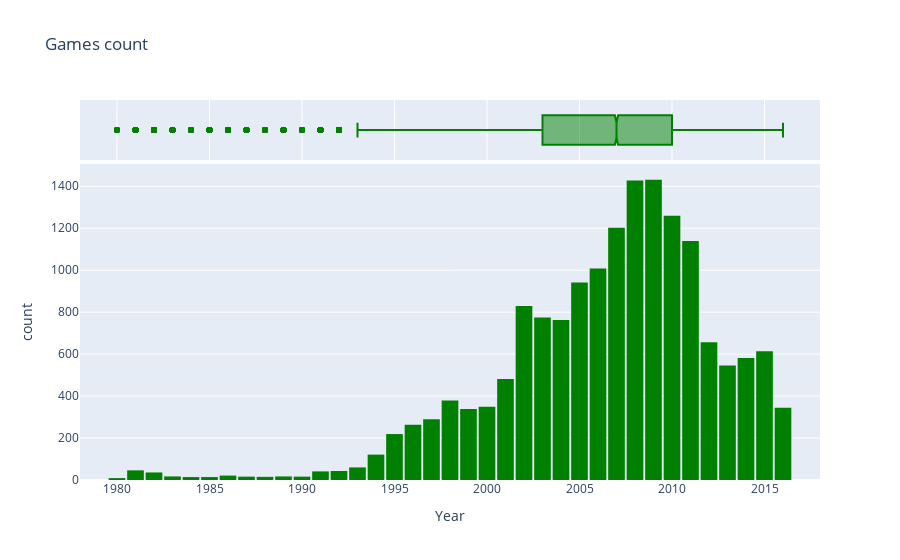

Notebook code cell kept with this figure:
### Code cell
#sns.histplot(data=df,x="Year",bins=36)
#plt.figure(figsize=(16,9))
fig=px.histogram(data,
                 x='Year',
                 marginal='box',
                 color_discrete_sequence=['Green'],
                 title="Games count")
fig.update_layout(bargap=0.1)
fig.show()

### Figure 1 — Plotly figure (JSON) as saved in the notebook; plotly's stock layout.template omitted (floating-point values rounded to 4 significant figures; data arrays with more than 128 entries replaced by an {"elided": "..."} marker saying what was removed)
{"data": [{"alignmentgroup": "True", "bingroup": "x", "hovertemplate": "Year=%{x}<br>count=%{y}<extra></extra>", "legendgroup": "", "marker": {"color": "Green", "pattern": {"shape": ""}}, "name": "", "offsetgroup": "", "orientation": "v", "showlegend": false, "type": "histogram", "x": {"elided": "16594 int values"}, "xaxis": "x", "yaxis": "y"}, {"alignmentgroup": "True", "hovertemplate": "Year=%{x}<extra></extra>", "legendgroup": "", "marker": {"color": "Green"}, "name": "", "notched": true, "offsetgroup": "", "showlegend": false, "type": "box", "x": {"elided": "16594 int values"}, "xaxis": "x2", "yaxis": "y2"}], "layout": {"bargap": 0.1, "barmode": "relative", "legend": {"tracegroupgap": 0}, "title": {"text": "Games count"}, "xaxis": {"anchor": "y", "domain": [0, 1], "title": {"text": "Year"}}, "xaxis2": {"anchor": "y2", "domain": [0, 1], "matches": "x", "showgrid": true, "showticklabels": false}, "yaxis": {"anchor": "x", "domain": [0, 0.8316], "title": {"text": "count"}}, "yaxis2": {"anchor": "x2", "domain": [0.8416, 1], "matches": "y2", "showgrid": false, "showline": false, "showticklabels": false, "ticks": ""}}}
